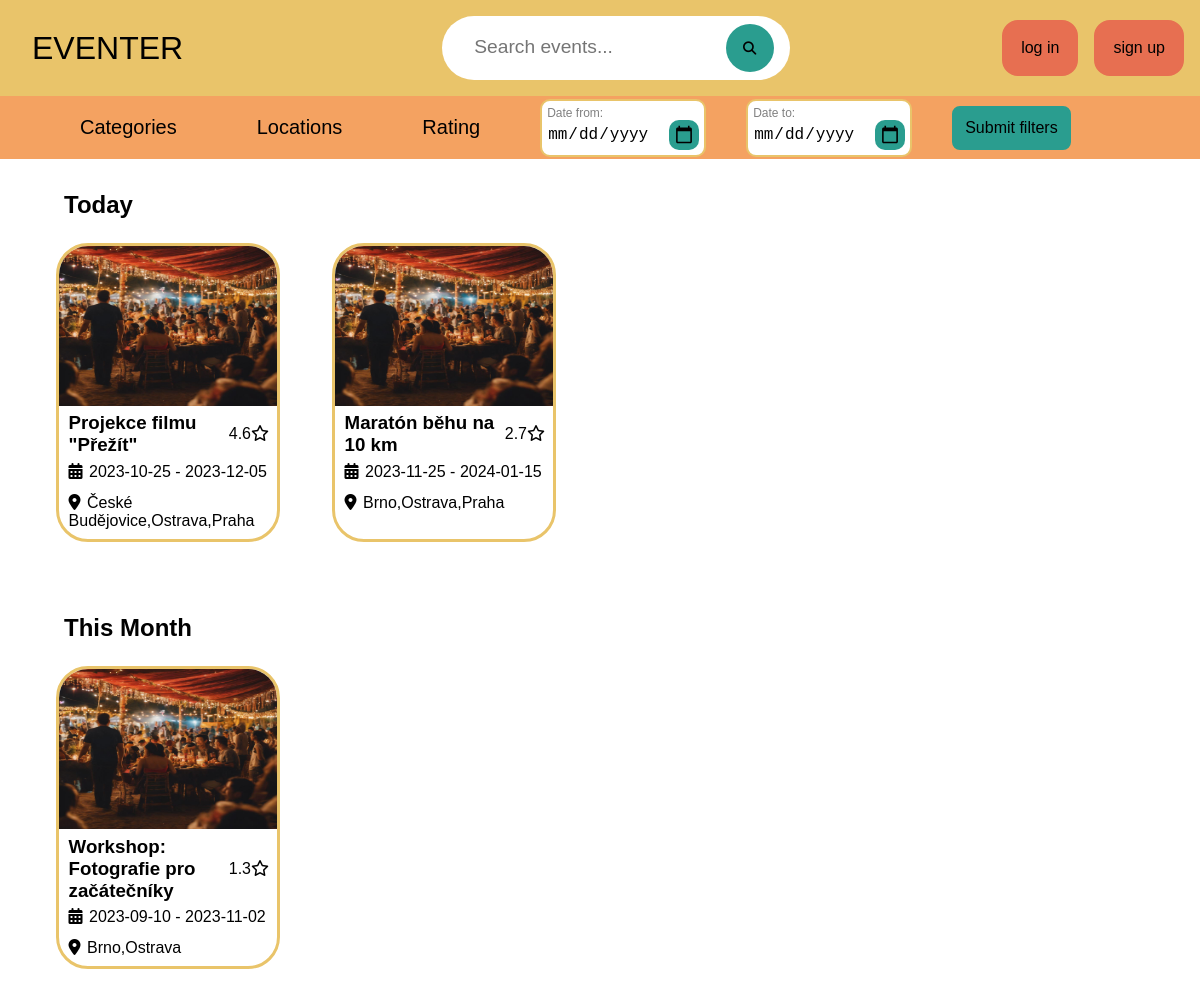
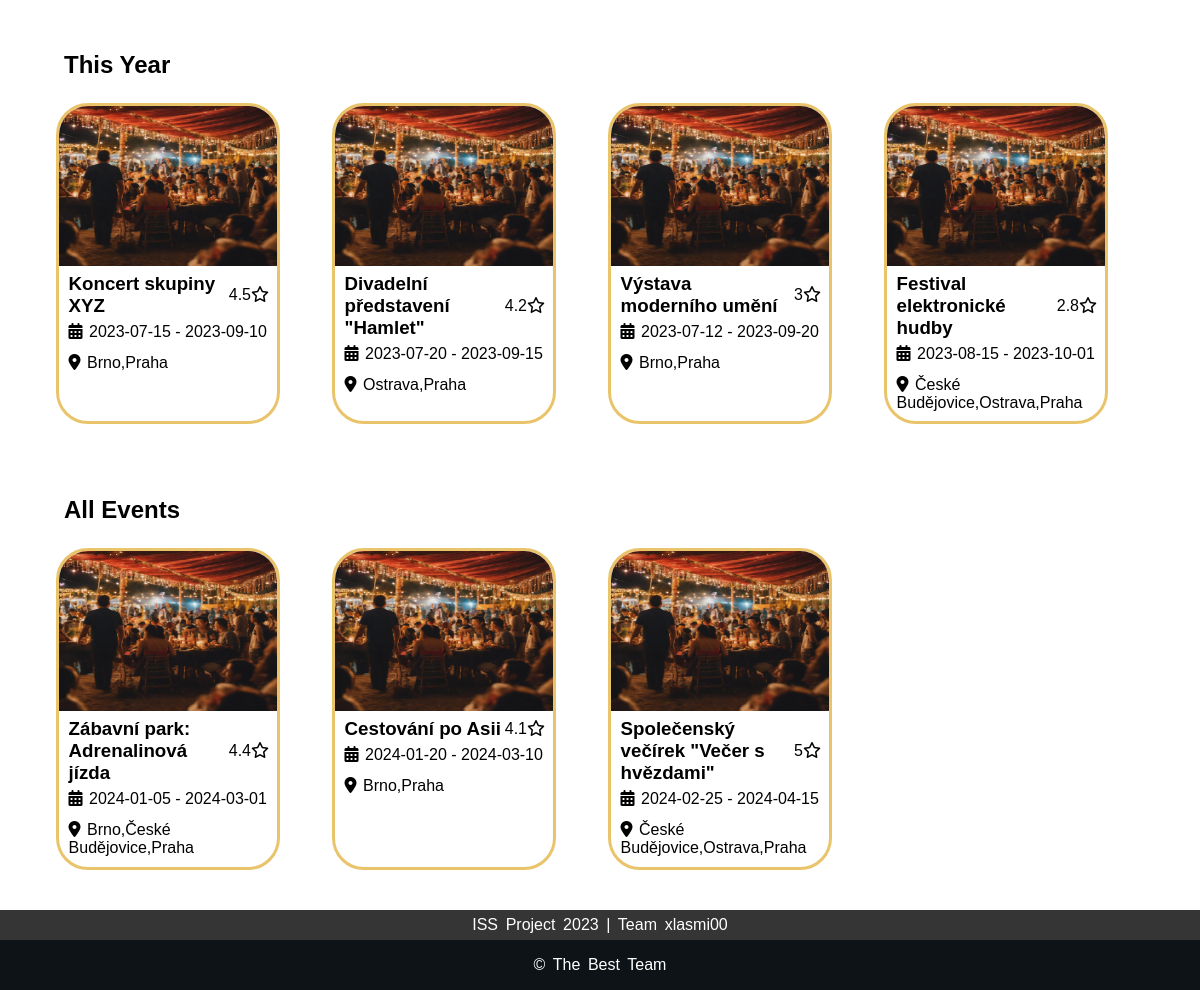
Before: / with the older database file (2 pictures, top to bottom).
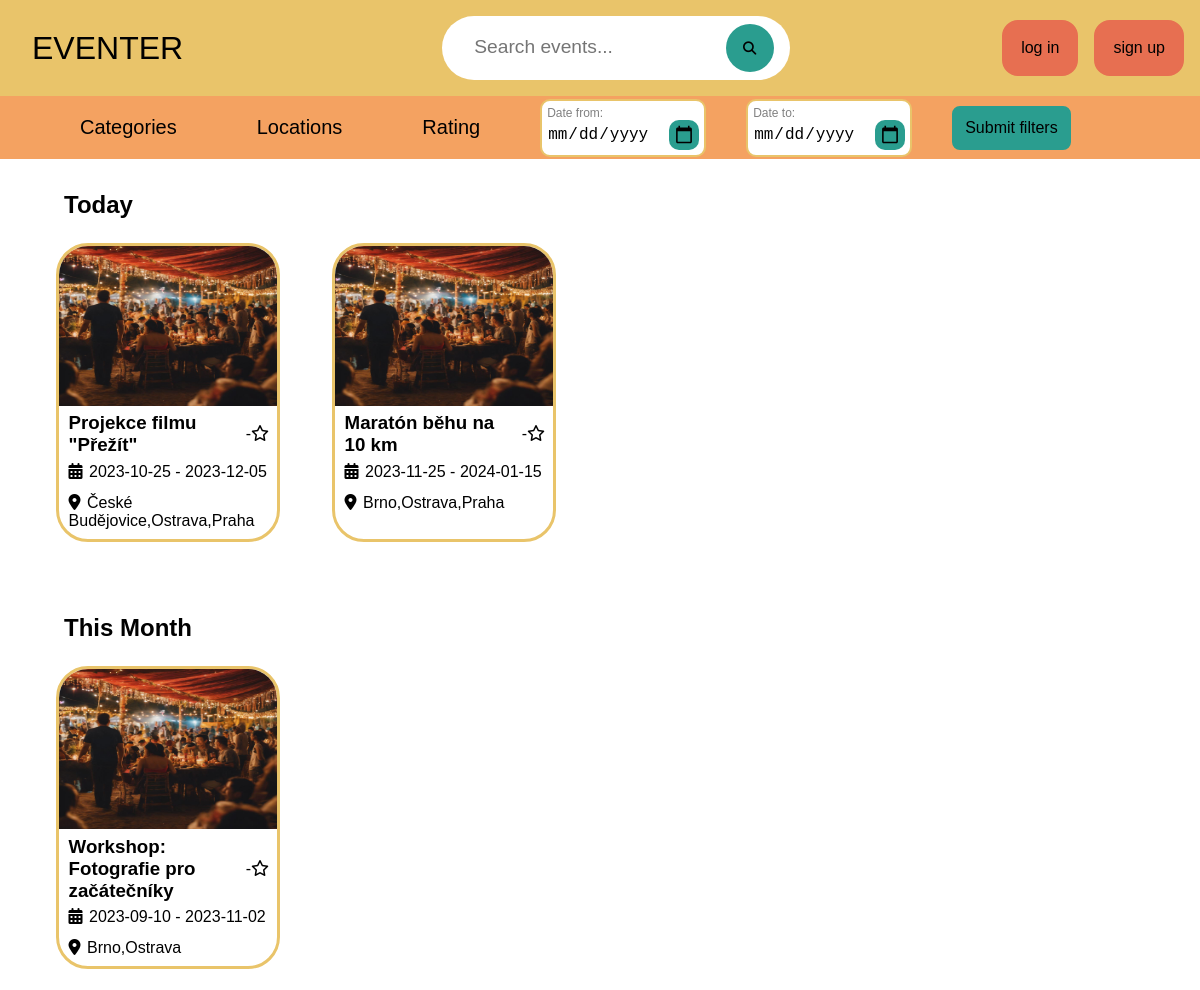
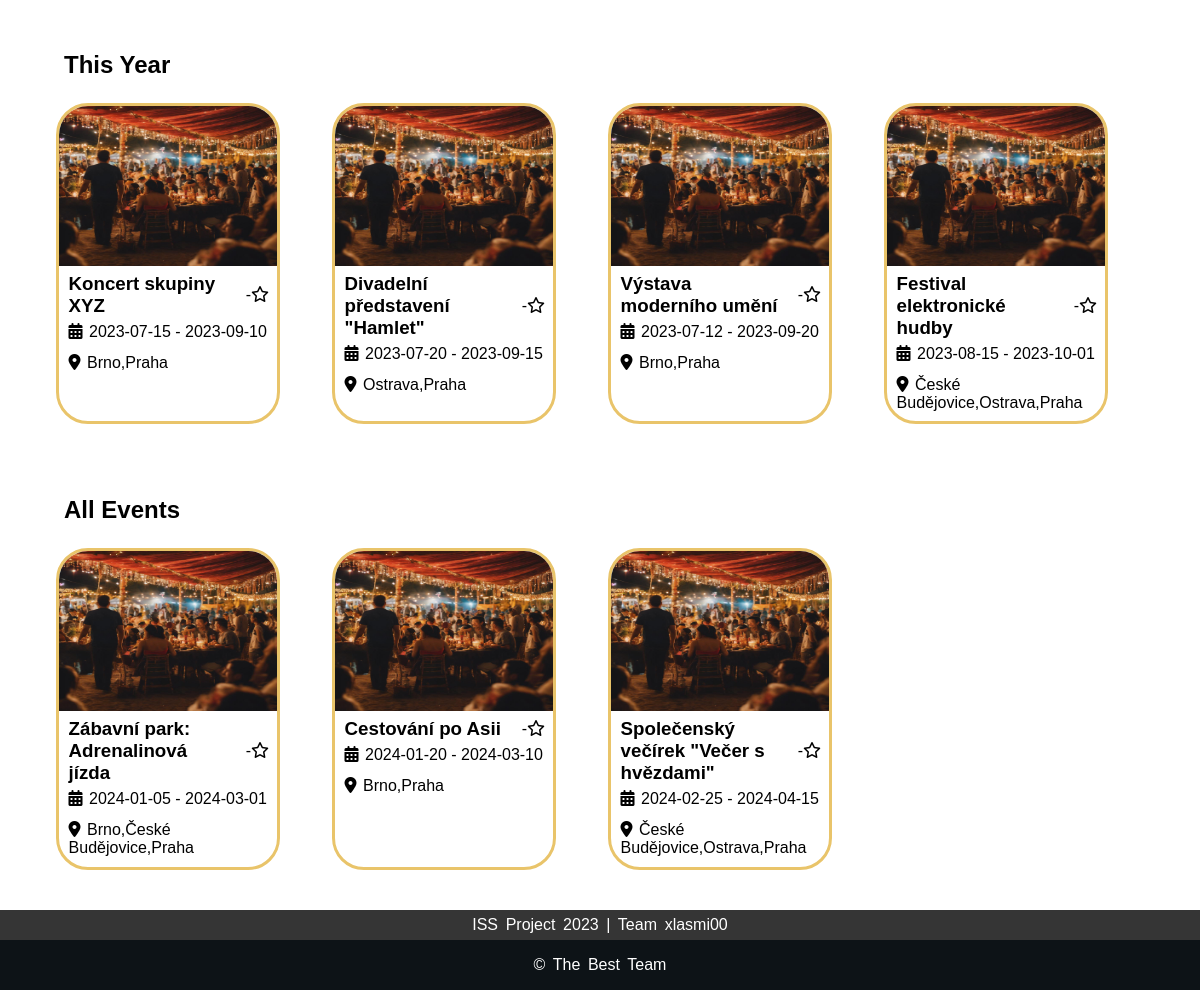
After: the same page with the newer database file (2 pictures, top to bottom).
### tables this page shows
CREATE TABLE Event (
    event_id INT AUTO_INCREMENT PRIMARY KEY,
    event_name VARCHAR(128),
    event_description MEDIUMTEXT,
    event_icon VARCHAR(256),
    rating FLOAT,
    time_of_creation DATETIME,
    time_of_last_edit DATETIME,
    event_status VARCHAR(64),

    category_name VARCHAR(128),
    account_id INT,

    CONSTRAINT fk_event_category
    FOREIGN KEY (category_name)
    REFERENCES Category(category_name),

    CONSTRAINT fk_event_owner  

    FOREIGN KEY (account_id)
    REFERENCES Account(account_id)
);

### common/html-components.php (the view, shortened to what this page needs)
<?php
require_once "db_handler.php";
function makeHead(string $title)
{
    ?>
    <!DOCTYPE html>
    <html lang="en">
    <head>
        <link rel="stylesheet" href="styles/style.css">
    </head>
    <body>
    <?php
}
    ?>
    <?php
function makeHeader()
{
    ?>
    <header>
        <div class="top-bar">
            <a id="logo" href="index.php"><p>EVENTER</p></a>
            <div class="search-bar">
                <form action="index.php" method="get">
                    <input type="text" placeholder="Search events..." name="events_search_bar" value="<?php echoSessionVal("events_search_bar", ""); ?>" >
                    <button><i class="fa-solid fa-magnifying-glass"></i></button>
                </form>
            </div>
            <div class="profile">
                <?php
                    if (userIsLoggedIn())
                    {
                        echo '<div class="profile-icon" onclick="menuToggle();">';
                        echo '<img src="'.getUserIcon().'">';
                        echo "</div>";
                        generateProfilMenu();
                    }
                    else
                    {
                        echo "<div class='login-btns'>";
                        echo "<a href='login.php' class='button-sharp-filled'>log in</a>";
                        echo "<a href='signup.php' class='button-sharp-filled'>sign up</a>";
                        echo "</div>";
                    }
                ?>
            </div>
        </div>
    </header>
    <?php
}
function makeFooter()
{
    ?>
    <footer>
        <div class="footer-top">
            <p> ISS Project 2023 | Team xlasmi00 </p>
        </div>
        <div class="footer-bottom">
            <p>&copy; The best Team</p>
        </div>
    </footer>
    </body>
    </html>
    <?php
}
    ?>
    <?php
function generateEventCard(&$event, $card_type = null) {
    echo '<a href="event-detail.php?event_id='.$event["event_id"].'" class="event-card'.$card_type.'">';
    echo '<img src="'.getEventIcon($event).'">';
    echo '<div class="name-rating">';
    echo '    <h3>' . $event["event_name"] . '</h3>';
    echo '    <div class="rating">';
    echo '        <p>' . ($event["rating"] ?? '-'). '</p>';
    echo '        <i class="fa-regular fa-star"></i>';
    echo '    </div>';
    echo '</div>';
    echo '<ul>';
    echo '    <li><i class="fa-solid fa-calendar-days"></i>' . $event["earliest_date"] . ' - ' . $event["latest_date"] . '</li>';
    echo '    <li><i class="fa-solid fa-location-dot"></i>' . $event["cities"] .  '</li>';
    echo '</ul>';
    echo '</a>';
}
function generateEventCardsbyDate() {
    $events = getEvents('approved');
    $periods = sortEventsByPeriods($events);
    for($i = 0; $i < 5; $i++) {
        if(!isset($periods[$i])) {
            continue;
        }
        echo "<h2>$periods[$i]</h2>";
        echo '<div class="card-container">';
        foreach($events as &$event) {
            if(isset($event[$periods[$i]])) {
                generateEventCard($event);
            }
        }
        echo '</div>';
    }
}
    ?>

### common/db_handler.php (shortened to what this page needs)
<?php
function get_pdo_statement($query, $id_array) {
    global $db;
    $stmt = $db->prepare($query);
    if ($id_array) {
        foreach ($id_array as $key => $value) {
            $stmt->bindValue(":$key", $value);
        }
    }
    $stmt->execute();
    return $stmt;
}
function fetch_table_columns($query, $id_array)
{
    $stmt = get_pdo_statement($query, $id_array);
    return $stmt->fetchAll(PDO::FETCH_ASSOC);
}
function fetch_all_table_columns($table, $return_id, $id_array, $id_string, $group_by = null) {
    $query = "SELECT $return_id FROM $table" . ($id_string ? " WHERE $id_string" : "") . ($group_by ? " GROUP BY $group_by" : "");
    return fetch_table_columns($query, $id_array);
}
function getEventIcon(&$event) {
    return $event['event_icon'] ?? 'event-icons/default.jpg';
}
function getEvents($events_allowed, $account_id = null) {
    $id_array = [];
    $query_parts = [];
    if ($events_allowed != 'all') {
        $id_array['event_status'] = $events_allowed;
        array_push($query_parts, 'e.event_status = :event_status');
    }
    $return_id = 'e.event_id, e.event_name, e.rating, e.event_status, acc.nick, GROUP_CONCAT(DISTINCT city) AS cities, MIN(date_from) AS earliest_date, MAX(date_to) AS latest_date';
    $table = "Event_instance ei JOIN Event e ON ei.event_id = e.event_id JOIN Address a ON ei.address_id = a.address_id JOIN Account acc on e.account_id = acc.account_id";
    $group_by = "e.event_id, e.event_name, e.rating, e.event_status, acc.nick";
    return fetch_all_table_columns($table, $return_id, $id_array, implode(' and ', $query_parts), $group_by);
}
function dateBetween($date, $date_from, $date_to, $date_format) {
    return date($date_format, strtotime($date)) >= date($date_format, strtotime($date_from))
        && date($date_format, strtotime($date)) <= date($date_format, strtotime($date_to));
}
function sortEventsByPeriods(array &$events) {
    $date = date('Y-m-d');
    $periods = array();
    foreach($events as &$event) {
        $date_from = $event['earliest_date'];
        $date_to = $event['latest_date'];
        if (dateBetween($date, $date_from, $date_to, 'Y-m-d')) {
            $periods[0] = 'Today';
        } else if (dateBetween($date, $date_from, $date_to, 'Y-W')) {
            $event['This Week'] = true;
            $periods[1] = 'This Week';
        } else if (dateBetween($date, $date_from, $date_to, 'Y-m')) {
            $periods[2] = 'This Month';
        } else if (dateBetween($date, $date_from, $date_to, 'Y')) {
            $periods[3] = 'This Year';
        } else {
            $periods[4] = 'All Events';
        }
    }
    return $periods;
}
function userIsLoggedIn() {
    return isset($_SESSION['USER']);
}
function getSessionVal($value, $default, $index = null) {
    if(!isset($_SESSION[$value])) {
        return htmlspecialchars($default);
    } else if(is_array($value)) {
        return htmlspecialchars($_SESSION[$value][$index]);
    } else {
        return htmlspecialchars($_SESSION[$value]);
    }
}
function echoSessionVal($value, $default, $index = null) {
    echo getSessionVal($value, $default, $index);
}
function echoCurrentPage() {
    echo htmlspecialchars($_SERVER["PHP_SELF"]);
}
?>

### index.php (shortened to what this page needs)
<?php
require_once "common/html-components.php";
makeHead("Eventer");
makeHeader();
?>
<main>
    <form method="get" action="<?php echoCurrentPage(); ?>">
        <div class="filter-bar">
            <ul>
                <li>
                    <a href="#">Categories</a>
                </li>
                <li>
                    <a href="#">Locations</a>
                </li>
                <li>
                    <a href="#">Rating</a>
                </li>
                <li>
                    <div class="filter-date">
                        <label for="date-from-input">Date from:</label>
                        <input type="date" id="date-from-input" value="<?php echoSessionVal("date_from", ""); ?>"  name="date_from">
                    </div>
                </li>
                <li>
                    <div class="filter-date">
                        <label for="date-to-input">Date to:</label>
                        <input type="date" id="date-to-input" value="<?php echoSessionVal("date_to", ""); ?>" name="date_to">
                    </div>
                </li>
                <li>
                    <div class="submit-button">
                        <button class="button-round-filled-green" type="submit">Submit filters</button>
                    </div>
                </li>
            </ul>
        </div>
    </form>
    <?php
    generateEventCardsByDate();
    ?>
</main>
<?php
makeFooter();
?>

### styles/style.css (style rules this page uses)
* { margin: 0; padding: 0; font-family: 'Poppins', sans-serif; box-sizing: border-box; }
body { background-color: white; }
header { width: 100%; background-color: #E9C46A; }
.top-bar { display: flex; align-items: center; flex-direction: row; justify-content: space-between; }
#logo { height: 100%; width: 30%; text-align: left; text-decoration: none; color: black; font-size: 2rem; margin: 1rem 0rem 1rem 2rem; }
.search-bar { width: 100%; max-width: 700px; display: flex; align-items: center; justify-content: center; padding: 1rem 2rem; }
.search-bar form { background-color: white; stroke: black; stroke-width: 0.2rem; border-radius: 60rem; padding: 0.5rem 1rem 0.5rem 2rem; }
.search-bar form input { background-color: transparent; flex: 1; border: 0; outline: none; font-size: 1.2rem; color: black; }
.search-bar button { width: 2rem; border: 0; border-radius: 50%; width: 3rem; height: 3rem; background-color: #2A9D8F; cursor: pointer; }
.profile { width: 30%; height: 100%; display: flex; justify-content: right; text-align: right; }
.login-btns a { margin-right: 1rem; border-radius: 1rem; }
main { width: 100%; min-height: 100vh; }
footer { color: white; font-size: 1rem; word-spacing: 0.2rem; text-align: center; }
.footer-top { padding: 0.4rem 0; background-color: #353535; }
.footer-bottom { background: #0D1317; width: auto; padding: 1rem 0; align-items: center; }
.footer-bottom p { text-transform: capitalize; }

### styles/buttons.css (style rules this page uses)
.button-round-filled-green { display: inline-block; padding: 1rem; font-size: 1rem; text-align: center; text-decoration: none; border: 0.2rem solid #2A9D8F; border-radius: 0.5rem; color: black; background-color: #2A9D8F; cursor: pointer; }
.button-sharp-filled { display: inline-block; padding: 1rem; font-size: 1rem; text-align: center; text-decoration: none; border: 0.2rem solid #E76F51; color: black; background-color: #E76F51; cursor: pointer; }

### styles/event-card.css (style rules this page uses)
.event-card { width: 14rem; text-decoration: none; color: black; cursor: pointer; display: flex; flex-direction: column; justify-content: left; overflow: hidden; border: 0.2rem solid #E9C46A; padding: 0rem 0rem 0.2rem 0rem; margin: 0.5rem; border-radius: 2rem; }
.event-card img { max-height: 10rem; }
.event-card .name-rating h3 { width: 80%; }
.event-card .name-rating { padding: 0.4rem 0.5rem 0rem 0.6rem; display: flex; flex-direction: row; justify-content: space-between; align-items: center; }
.event-card .rating { display: flex; flex-direction: row; justify-content: center; }
.event-card ul { width: fit-content; }
.event-card ul li { font-size: 1rem; list-style: none; padding: 0.4rem 0.6rem 0.4rem 0.6rem; }
.event-card ul li i { padding: 0rem 0.4rem 0rem 0rem; }

### styles/index.css (style rules this page uses)
.card-container { display: grid; grid-template-columns: repeat(auto-fill, minmax(15rem, 1fr)); padding: 1rem 3rem 2rem 3rem; }
main h2 { padding: 2rem 3rem 0rem 4rem; }
.filter-bar { width: 100%; }
.filter-bar ul { display: flex; align-items: center; flex-direction: row; list-style: none; background-color: #F4A261; padding: 0px 0px 0px 40px; }
.filter-bar ul li { position: relative; }
.filter-bar ul li a { display: block; padding: 20px 40px; color: black; text-decoration: none; text-align: center; font-size: 20px; }
.filter-date { display: flex; flex-direction: column; justify-content: center; background-color: white; border: 2px solid #E9C46A; border-radius: 10px; padding: 5px; margin: 0px 20px; }
.filter-date label { font-size: 12px; color: grey; }
.filter-date input { font-size: 16px; border: none; font-family: "Roboto Mono", monospace; outline: none; }
.submit-button button { margin-left: 20px; padding: 10px; }

Changed rows visible on the page:
changed event "Projekce filmu \"Přežít\"": rating "4.6" → "-"
changed event "Maratón běhu na 10 km": rating "2.7" → "-"
changed event "Workshop: Fotografie pro začátečníky": rating "1.3" → "-"
changed event "Koncert skupiny XYZ": rating "4.5" → "-"
changed event "Divadelní představení \"Hamlet\"": rating "4.2" → "-"
changed event "Výstava moderního umění": rating "3" → "-"
changed event "Festival elektronické hudby": rating "2.8" → "-"
changed event "Zábavní park: Adrenalinová jízda": rating "4.4" → "-"
changed event "Cestování po Asii": rating "4.1" → "-"
changed event "Společenský večírek \"Večer s hvězdami\"": rating "5" → "-"
